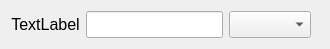
<?xml version="1.0" encoding="UTF-8"?>
<ui version="4.0">
 <class>InputLine</class>
 <widget class="QWidget" name="InputLine">
  <property name="geometry">
   <rect>
    <x>0</x>
    <y>0</y>
    <width>330</width>
    <height>46</height>
   </rect>
  </property>
  <property name="sizePolicy">
   <sizepolicy hsizetype="Preferred" vsizetype="Preferred">
    <horstretch>0</horstretch>
    <verstretch>0</verstretch>
   </sizepolicy>
  </property>
  <property name="font">
   <font>
    <pointsize>12</pointsize>
   </font>
  </property>
  <property name="windowTitle">
   <string>Form</string>
  </property>
  <layout class="QHBoxLayout" name="horizontalLayout">
   <item>
    <widget class="QLabel" name="label">
     <property name="sizePolicy">
      <sizepolicy hsizetype="Preferred" vsizetype="Preferred">
       <horstretch>0</horstretch>
       <verstretch>0</verstretch>
      </sizepolicy>
     </property>
     <property name="font">
      <font>
       <pointsize>12</pointsize>
      </font>
     </property>
     <property name="text">
      <string>TextLabel</string>
     </property>
     <property name="scaledContents">
      <bool>false</bool>
     </property>
     <property name="alignment">
      <set>Qt::AlignCenter</set>
     </property>
    </widget>
   </item>
   <item>
    <widget class="QLineEdit" name="lineEdit">
     <property name="sizePolicy">
      <sizepolicy hsizetype="Preferred" vsizetype="Fixed">
       <horstretch>0</horstretch>
       <verstretch>0</verstretch>
      </sizepolicy>
     </property>
     <property name="minimumSize">
      <size>
       <width>0</width>
       <height>0</height>
      </size>
     </property>
     <property name="maximumSize">
      <size>
       <width>16777215</width>
       <height>16777215</height>
      </size>
     </property>
    </widget>
   </item>
   <item>
    <widget class="QComboBox" name="comboBox">
     <property name="sizePolicy">
      <sizepolicy hsizetype="Fixed" vsizetype="Fixed">
       <horstretch>0</horstretch>
       <verstretch>0</verstretch>
      </sizepolicy>
     </property>
     <property name="minimumSize">
      <size>
       <width>50</width>
       <height>0</height>
      </size>
     </property>
    </widget>
   </item>
   <item>
    <spacer name="horizontalSpacer_2">
     <property name="orientation">
      <enum>Qt::Horizontal</enum>
     </property>
     <property name="sizeHint" stdset="0">
      <size>
       <width>13</width>
       <height>20</height>
      </size>
     </property>
    </spacer>
   </item>
  </layout>
 </widget>
 <resources/>
 <connections/>
</ui>
